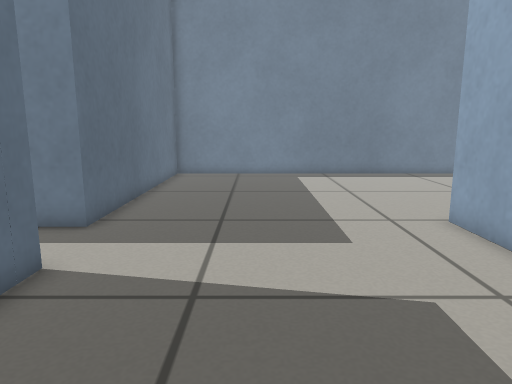
[1] (above)

16 first-person views from a walk through a robot-simulator world made for Gazebo. The camera is 0.54 m above the floor, tilts 10° down and sees 70° across. The floor is counted in squares, 0.2 m on a side. Each view is taken from the middle of a square. On the plan, view 1 faces up. The plan holds only what a view shows up to about 20 squares ahead; the rest is blank.

[2]
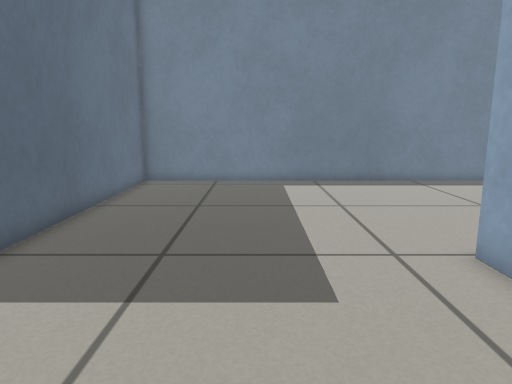

[3]
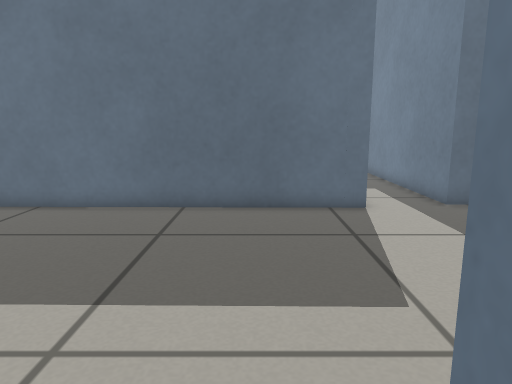

[4]
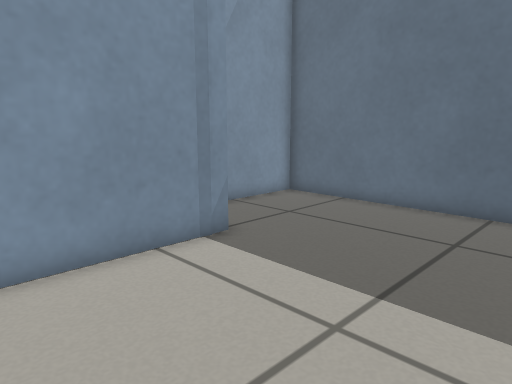

[5]
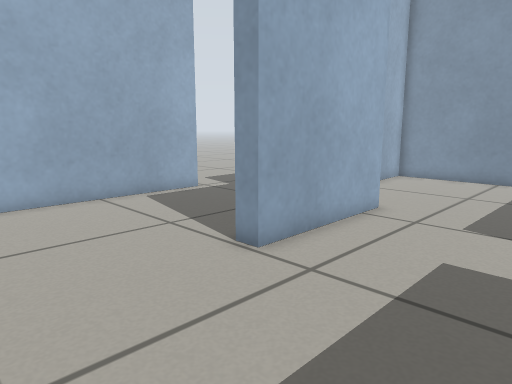

[6]
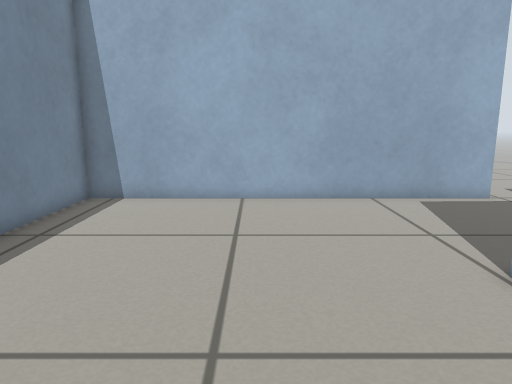

[7]
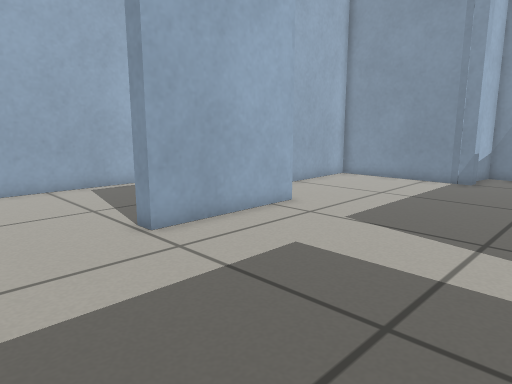

[8]
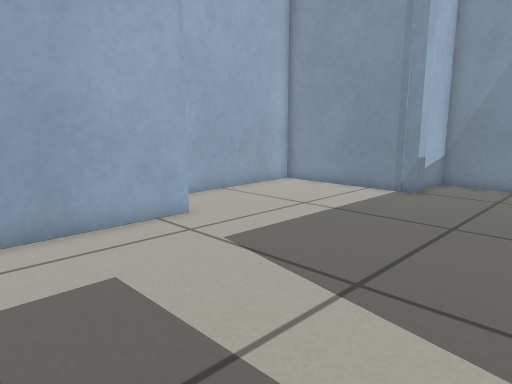

[9]
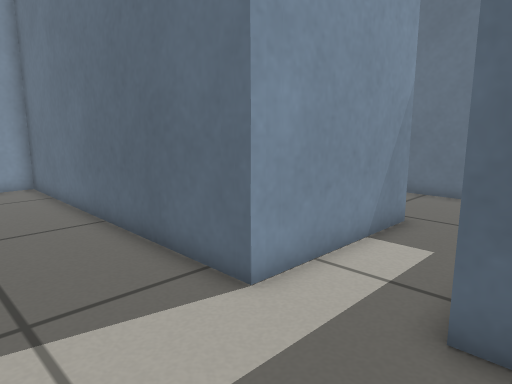

[10]
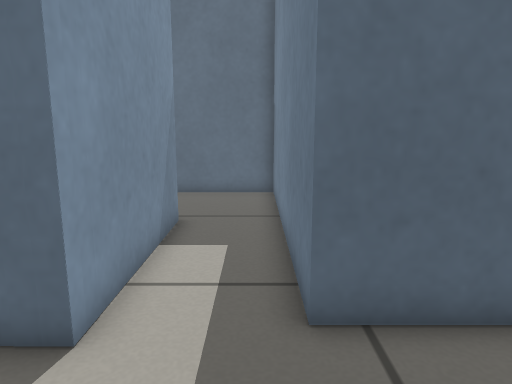

[11]
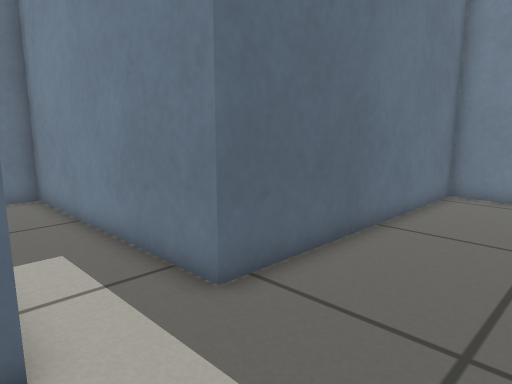

[12]
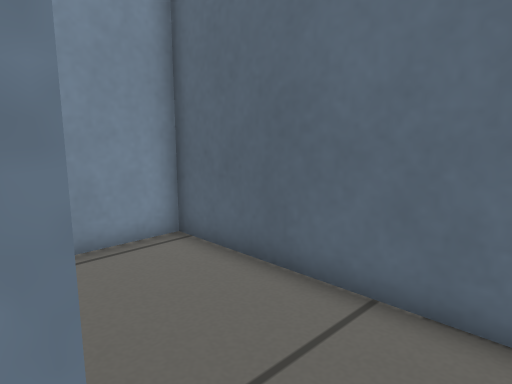

[13]
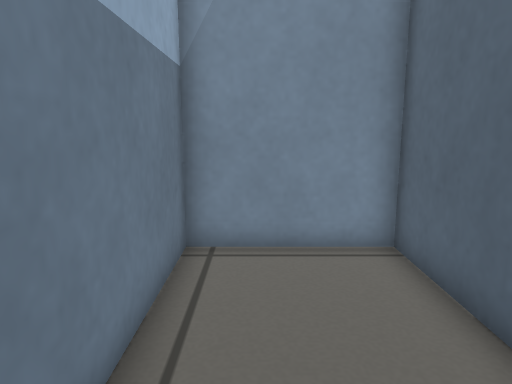

[14]
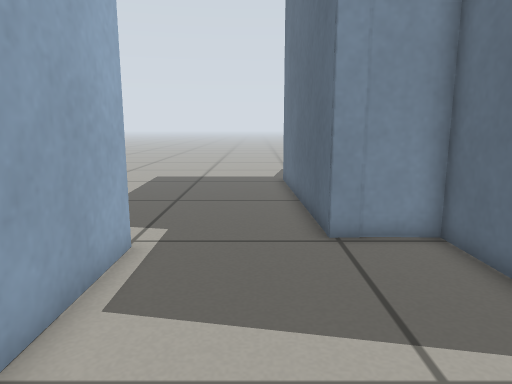

[15]
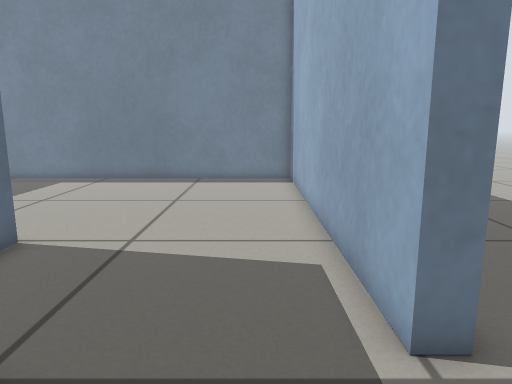

[16]
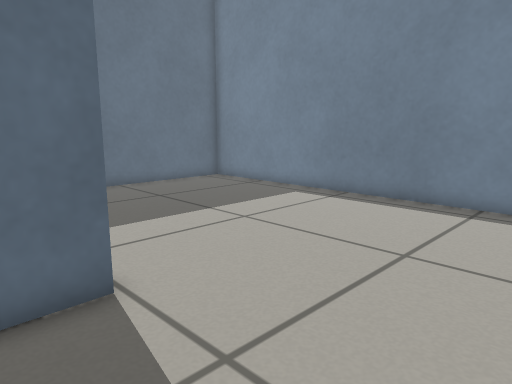

### Floor plan
Ten units are one square. View 1 is at (0, 0); x grows to the right and y downward. Boxes are objects, and circles mark ways between rooms. Rooms are numbered by the first view taken in them; rooms with no view inside come last. Other rooms are left out.
<svg viewBox="-157 -220 308 297">
<path fill="none" stroke="#000" d="M63 -44 57 -44 56 -103 64 -103 64 -53 92 -52M138 -60 138 -215 -46 -215 -46 -97 -105 -97M-105 -67 -41 -67 -43 72 18 72 21 57M23 41 28 42M18 50 18 42 88 42 85 -24M-105 -97 -152 -97 -152 0 -104 0 -104 -60M92 -52 96 50M146 -60 138 -60"/>
<circle cx="-110" cy="-85" r="3" fill="#2a7"/>
<circle cx="115" cy="-58" r="3" fill="#2a7"/>
<text x="30" y="-100">1</text>
<text x="-130" y="-50">2</text>
<text x="100" y="-10">3</text>
</svg>
Room 1 opens to room 2. Room 1 opens to room 3.

Where each view was taken, in squares from view 1:
view 1: 0 up, 0 right, facing up
view 2: 3 up, 1 right, facing up
view 3: 3 up, 8 right, facing left
view 4: 3 up, 8 right, facing down-left
view 5: 16 up, 0 right, facing down-right
view 6: 15 up, 0 right, facing right
view 7: 15 up, 3 left, facing down-right
view 8: 11 up, 4 left, facing down-right
view 9: 11 up, 0 right, facing down-left
view 10: 9 up, 0 right, facing left
view 11: 6 up, 0 right, facing up-left
view 12: 8 up, 10 left, facing down-left
view 13: 8 up, 12 left, facing down
view 14: 14 up, 11 right, facing down
view 15: 2 up, 12 right, facing up
view 16: 8 up, 12 right, facing up-left
